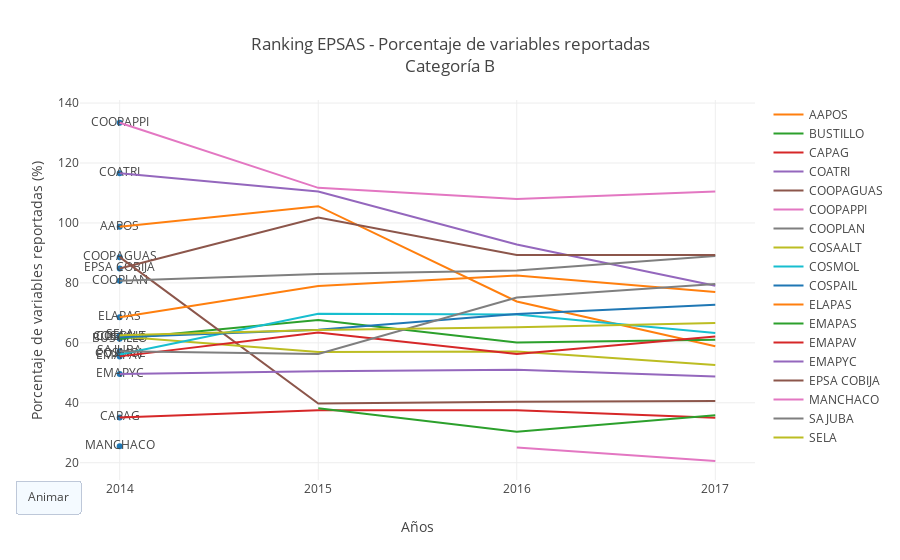

Write notebook code for a chart like this one.
### Code cell
iplot(fig4b)

### Figure 1 — Plotly figure (JSON) as saved in the notebook; plotly's stock layout.template omitted (floating-point values rounded to 4 significant figures)
{"data": [{"mode": "markers+text", "showlegend": false, "text": ["AAPOS", "BUSTILLO", "CAPAG", "COATRI", "COOPAGUAS", "COOPAPPI", "COOPLAN", "COSAALT", "COSMOL", "COSPAIL", "ELAPAS", "EMAPAS", "EMAPAV", "EMAPYC", "EPSA COBIJA", "MANCHACO", "SAJUBA", "SELA"], "type": "scatter", "uid": "91ce6f22-ccc2-11e8-83e8-f0761c9f65e1", "x": [2014, 2014, 2014, 2014, 2014, 2014, 2014, 2014, 2014, 2014, 2014, 2014, 2014, 2014, 2014, 2014, 2014, 2014], "y": [98.7, 61.36, 35.12, 116.6, 88.59, 133.4, 80.72, 62.09, 56.11, 61.84, 68.5, null, 55.48, 49.56, 84.83, 25.52, 57.23, 62.53]}, {"mode": "lines", "name": "AAPOS", "type": "scatter", "uid": "91ce6f23-ccc2-11e8-b4be-f0761c9f65e1", "x": [2014, 2015, 2016, 2017], "y": [98.7, 105.6, 73.8, 58.83]}, {"mode": "lines", "name": "BUSTILLO", "type": "scatter", "uid": "91ce6f24-ccc2-11e8-8fcd-f0761c9f65e1", "x": [2014, 2015, 2016, 2017], "y": [61.36, 67.59, 60.09, 60.99]}, {"mode": "lines", "name": "CAPAG", "type": "scatter", "uid": "91ce6f25-ccc2-11e8-9940-f0761c9f65e1", "x": [2014, 2015, 2016, 2017], "y": [35.12, 37.5, 37.5, 35]}, {"mode": "lines", "name": "COATRI", "type": "scatter", "uid": "91ce6f26-ccc2-11e8-9efb-f0761c9f65e1", "x": [2014, 2015, 2016, 2017], "y": [116.6, 110.5, 92.84, 79.02]}, {"mode": "lines", "name": "COOPAGUAS", "type": "scatter", "uid": "91ce6f27-ccc2-11e8-85a8-f0761c9f65e1", "x": [2014, 2015, 2016, 2017], "y": [88.59, 39.76, 40.31, 40.59]}, {"mode": "lines", "name": "COOPAPPI", "type": "scatter", "uid": "91ce6f28-ccc2-11e8-9534-f0761c9f65e1", "x": [2014, 2015, 2016, 2017], "y": [133.4, 111.7, 108.0, 110.5]}, {"mode": "lines", "name": "COOPLAN", "type": "scatter", "uid": "91ce6f29-ccc2-11e8-9015-f0761c9f65e1", "x": [2014, 2015, 2016, 2017], "y": [80.72, 82.98, 84.16, 88.97]}, {"mode": "lines", "name": "COSAALT", "type": "scatter", "uid": "91ce6f2a-ccc2-11e8-aaa3-f0761c9f65e1", "x": [2014, 2015, 2016, 2017], "y": [62.09, 56.96, 57.08, 52.59]}, {"mode": "lines", "name": "COSMOL", "type": "scatter", "uid": "91ce6f2b-ccc2-11e8-a776-f0761c9f65e1", "x": [2014, 2015, 2016, 2017], "y": [56.11, 69.71, 69.49, 63.32]}, {"mode": "lines", "name": "COSPAIL", "type": "scatter", "uid": "91ce6f2c-ccc2-11e8-8bdd-f0761c9f65e1", "x": [2014, 2015, 2016, 2017], "y": [61.84, 64.38, 69.59, 72.74]}, {"mode": "lines", "name": "ELAPAS", "type": "scatter", "uid": "91ce6f2d-ccc2-11e8-b2cf-f0761c9f65e1", "x": [2014, 2015, 2016, 2017], "y": [68.5, 78.93, 82.5, 76.99]}, {"mode": "lines", "name": "EMAPAS", "type": "scatter", "uid": "91ce6f2e-ccc2-11e8-8d63-f0761c9f65e1", "x": [2014, 2015, 2016, 2017], "y": [null, 38.15, 30.33, 35.85]}, {"mode": "lines", "name": "EMAPAV", "type": "scatter", "uid": "91ce6f2f-ccc2-11e8-b913-f0761c9f65e1", "x": [2014, 2015, 2016, 2017], "y": [55.48, 63.43, 56.29, 62.11]}, {"mode": "lines", "name": "EMAPYC", "type": "scatter", "uid": "91ce6f30-ccc2-11e8-a60a-f0761c9f65e1", "x": [2014, 2015, 2016, 2017], "y": [49.56, 50.51, 51.02, 48.73]}, {"mode": "lines", "name": "EPSA COBIJA", "type": "scatter", "uid": "91ce6f31-ccc2-11e8-b26b-f0761c9f65e1", "x": [2014, 2015, 2016, 2017], "y": [84.83, 101.8, 89.33, 89.33]}, {"mode": "lines", "name": "MANCHACO", "type": "scatter", "uid": "91ce6f32-ccc2-11e8-9182-f0761c9f65e1", "x": [2014, 2015, 2016, 2017], "y": [25.52, null, 25.1, 20.57]}, {"mode": "lines", "name": "SAJUBA", "type": "scatter", "uid": "91ce6f33-ccc2-11e8-8786-f0761c9f65e1", "x": [2014, 2015, 2016, 2017], "y": [57.23, 56.31, 75.13, 79.63]}, {"mode": "lines", "name": "SELA", "type": "scatter", "uid": "91ce6f34-ccc2-11e8-8e71-f0761c9f65e1", "x": [2014, 2015, 2016, 2017], "y": [62.53, 64.32, 65.19, 66.64]}], "layout": {"hovermode": "closest", "title": "Ranking EPSAS - Porcentaje de variables reportadas<br>Categoría B", "updatemenus": [{"buttons": [{"args": [null], "label": "Animar", "method": "animate"}], "type": "buttons", "x": 0, "y": 0}], "xaxis": {"autorange": false, "dtick": 1, "range": [2014.0, 2017.0], "title": "Años"}, "yaxis": {"title": "Porcentaje de variables reportadas (%)"}}}
